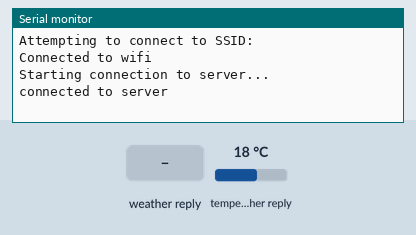
Bench run of a sketch on a simulated Arduino MKR. Parts: the last lines printed to the serial monitor. Inputs (shaded band) come from the test bench; at power-on: temperature in the weather reply 18 °C. WiFi joins after 1.5 s; servers stay silent unless stated; web services answer with replies made up by the test bench.

Above: at 3.7 s.
3.8 s: weather in the web reply set to Clear
At 17.4 s:
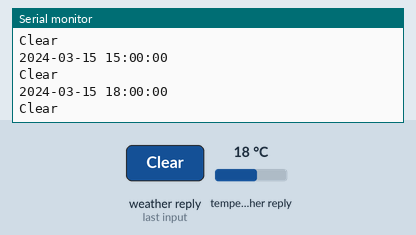
18.5 s: weather in the web reply set to Rain
At 30.2 s:
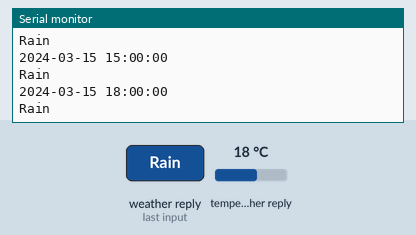
30.8 s: weather in the web reply set to Snow
At 42.8 s:
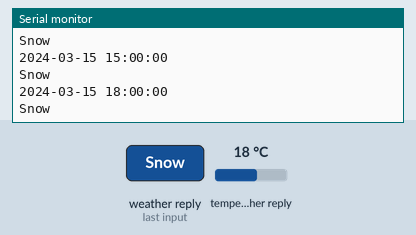
43.1 s: weather in the web reply set to Thunderstorm
At 54.5 s:
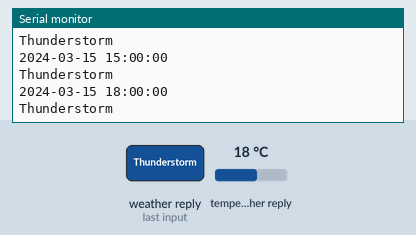
55.4 s: weather in the web reply set to Mist
At 67.2 s:
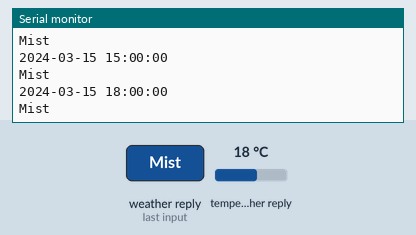
Timing chart, 0 to 68.7 s (numbered marks = the images above; inputs shaded):
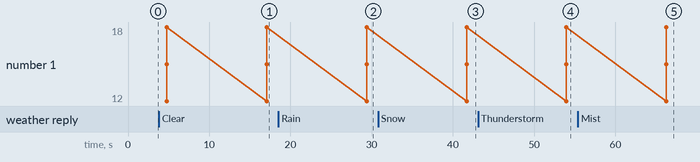

The sketch:

parse_weather_data.ino
```cpp
#include "arduino_secrets.h"
#include <ArduinoJson.h>
#include <SPI.h>
#include <WiFi101.h>


char ssid[] = SECRET_SSID; //  your network SSID (name)
char pass[] = SECRET_PSW;//  your network PASSWORD ()

//open weather map api key
String apiKey= SECRET_APIKEY;

//the city you want the weather for
String location= "torino,IT";

int status = WL_IDLE_STATUS;
char server[] = "api.openweathermap.org";

WiFiClient client;


void setup() {
  //Initialize serial and wait for port to open:
  Serial.begin(9600);

  // attempt to connect to Wifi network:
  while (status != WL_CONNECTED) {
    Serial.print("Attempting to connect to SSID: ");
    Serial.println(ssid);

    status = WiFi.begin(ssid);
    //use the line below if your network is protected by wpa password
    //status = WiFi.begin(ssid, pass);

    // wait 10 seconds for connection:
    delay(1000);
  }
  Serial.println("Connected to wifi");
}

void loop() {
  getWeather();
  delay(10000);
}


void getWeather() {

  Serial.println("\nStarting connection to server...");
  // if you get a connection, report back via serial:
  if (client.connect(server, 80)) {
    Serial.println("connected to server");
    // Make a HTTP request:
    client.print("GET /data/2.5/forecast?");
    client.print("q="+location);
    client.print("&appid="+apiKey);
    client.print("&cnt=3");
    client.println("&units=metric");
    client.println("Host: api.openweathermap.org");
    client.println("Connection: close");
    client.println();
  } else {
    Serial.println("unable to connect");
  }

  delay(1000);
  String line = "";

  while (client.connected()) {
    line = client.readStringUntil('\n');

    //Serial.println(line);
    Serial.println("parsingValues");

    //create a json buffer where to store the json data
    StaticJsonBuffer<5000> jsonBuffer;

    JsonObject& root = jsonBuffer.parseObject(line);
    if (!root.success()) {
      Serial.println("parseObject() failed");
      return;
    }

  //get the data from the json tree
  String nextWeatherTime0 = root["list"][0]["dt_txt"];
  String nextWeather0 = root["list"][0]["weather"][0]["main"];

  String nextWeatherTime1 = root["list"][1]["dt_txt"];
  String nextWeather1 = root["list"][1]["weather"][0]["main"];

  String nextWeatherTime2 = root["list"][2]["dt_txt"];
  String nextWeather2 = root["list"][2]["weather"][0]["main"];

  // Print values.
  Serial.println(nextWeatherTime0);
  Serial.println(nextWeather0);
  Serial.println(nextWeatherTime1);
  Serial.println(nextWeather1);
  Serial.println(nextWeatherTime2);
  Serial.println(nextWeather2);

  }
}
```

arduino_secrets.h
```cpp
#define SECRET_SSID ""
#define SECRET_PSW ""
#define SECRET_APIKEY ""
```

Measured:
- after the input at 3.8 s, the serial monitor: prints a new line after 13.3 s (image 1)
- after the input at 18.5 s, the serial monitor: prints a new line after 10.9 s (image 2)
- after the input at 30.8 s, the serial monitor: prints a new line after 10.9 s (image 3)
- after the input at 43.1 s, the serial monitor: prints a new line after 10.9 s (image 4)
- after the input at 55.4 s, the serial monitor: prints a new line after 10.9 s (image 5)
